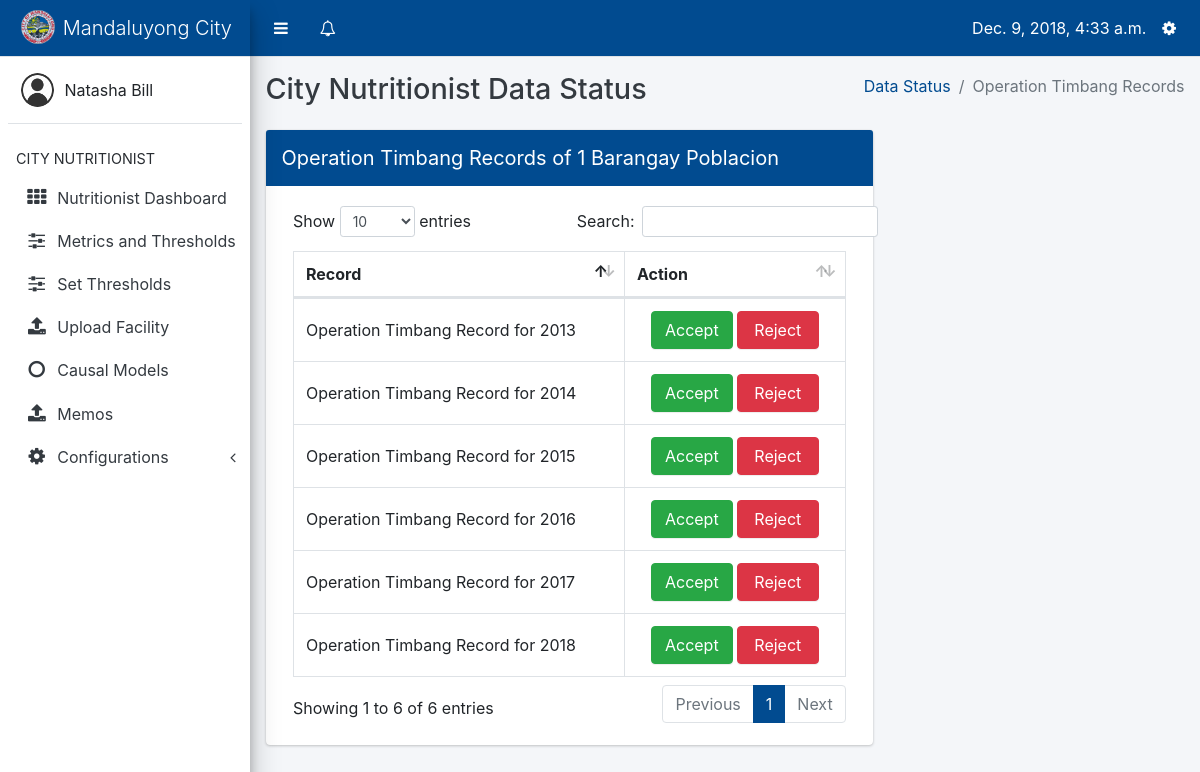
/data-input/nutritionist/data_status/1/opt (signed in), run on the app's committed database.
### core/models.py (models this page shows, shortened)
class Profile(models.Model):
    user = models.OneToOneField(User, on_delete=models.CASCADE, related_name='profile')
    barangay = models.ForeignKey(Barangay, on_delete=models.CASCADE, null=True, blank=True)
    USER_TYPES = (
        ('Barangay Nutrition Scholar', 'Barangay Nutrition Scholar'),
        ('Nutritionist', 'Nutritionist'),
        ('Nutrition Program Coordinator', 'Nutrition Program Coordinator')
    )
    user_type = models.CharField(max_length=40, choices=USER_TYPES)

### datainput/models.py (models this page shows, shortened)
class Barangay(models.Model):
    name = models.CharField(max_length=100)
    def __str__(self):
        return str(self.id) + " " + self.name

class OperationTimbang(models.Model):
    date = models.DateTimeField(default=datetime.now)
    barangay = models.ForeignKey(Barangay, on_delete=models.CASCADE)
    uploaded_by = models.ForeignKey('core.Profile', on_delete=models.DO_NOTHING)

### datainput/views.py (the view)
# urls.py: path('nutritionist/data_status/<int:id>/opt', views.show_opt, name='show_opt'),
@login_required
def show_opt(request, id):
    barangay = Barangay.objects.get(id=id)
    opt = OperationTimbang.objects.filter(barangay=barangay)
    profile = Profile.objects.get(user=request.user)
    context = {
        'profile': profile,
        'active': 'ds',
        'opt': opt,
        'barangay': barangay,
    }
    return render(request, 'datainput/show_opt.html', context)

### core/context_processors.py (called while the page is built)
def get_user_type(request):
    if request.user.is_anonymous:
        return {
            'user_type': None
        }
    return {
        'user_type': Profile.objects.get(user=request.user).user_type
    }

def get_notifications(request):
    if not request.user.is_anonymous:
        notifications = Notification.objects.filter(profile_to=Profile.objects.get(user=request.user)).order_by('-date')
        return {
            'notifications': notifications
        }
    return {
        'notifications': None
    }

def get_unread_notifications(request):
    if not request.user.is_anonymous:
        unread_count = Notification.objects.filter(profile_to=Profile.objects.get(user=request.user), is_read=False)
        return {
            'unread_count': unread_count.count()
        }
    return {
        'unread_count': None
    }

def today(request):
    return {
        'today': datetime.now()
    }

def year_now(request):
    return {
        'year_present': datetime.now().year
    }

def profile(request):
    if request.user.is_anonymous:
        return {
            'profile': None
        }
    return {
        'profile': Profile.objects.get(user=request.user)
    }

### datainput/templates/datainput/show_opt.html (shortened to what this page needs)
{% extends 'core/nutritionist-layout.html' %}
{% block content %}
<div class="content-wrapper" style="min-height: 620px; height: auto; margin-top: 57px;">
    <div class="content-header">
        <div class="container-fluid">
            <div class="row mb-2">
                <div class="col-sm-6">
                    <h1 class="m-0 text-dark">City Nutritionist Data Status</h1>
                </div>
                <div class="col-sm-6">
                    <ol class="breadcrumb float-sm-right">
                        <li class="breadcrumb-item"><a href="{% url 'datainput:data_status_index' %}">Data Status</a></li>
                        <li class="breadcrumb-item active">Operation Timbang Records</li>
                    </ol>
                </div>
            </div>
        </div>
    </div>
    <section class="content">
        <div class="container-fluid">
            <div class="row">
                <div class="col-8">
                    <div class="card card-primary">
                        <div class="card-header p-0">
                            <h3 class="card-title p-3">Operation Timbang Records of {{ barangay }}</h3>
                        </div>
                        <div class="card-body">
                            <table id="otp_overview" class="table table-bordered table-hover dataTables">
                                <thead>
                                    <tr>
                                        <th style="width: 60%;">Record</th>
                                        <th style="width: 40%;">Action</th>
                                    </tr>
                                </thead>
                                <tbody>
                                    {% for record in opt %}
                                    <tr>
                                        <td style="vertical-align: middle;">Operation Timbang Record for {{ record.date.year }}</td>
                                        {% if record.status == 'Approved' %}
                                        <td style="font-weight: bold; color:#00a65a;"><i class="fa fa-check-circle"></i> Approved</td>
                                        {% else %}
                                        <td style="text-align: center;">
                                            <a class="btn btn-success col-5" href="{% url 'datainput:accept_opt' barangay.id record.id %}">Accept</a>
                                            <a class="btn btn-danger col-5" href="{% url 'datainput:reject_opt' barangay.id record.id %}">Reject</a>
                                        </td>
                                        {% endif %}
                                    </tr>
                                    {% endfor %}
                                </tbody>
                            </table>
                        </div>
                    </div>
                </div>
            </div>
        </div>
    </section>
</div>
{% endblock %}

### core/templates/core/nutritionist-layout.html (shortened to what this page needs)
{% load static %}
<html>
    <head>
        <link rel="stylesheet" type="text/css" href="{% static 'core/plugins/bootstrap/css/bootstrap.css' %}">
        <link rel="stylesheet" type="text/css" href="{% static 'core/plugins/css/adminlte.css' %}">
        <link rel="stylesheet" type="text/css" href="{% static 'core/plugins/datatables/dataTables.bootstrap4.css' %}">
        <link rel="stylesheet" type="text/css" href="{% static 'core/plugins/font-awesome/css/font-awesome.css' %}">
        <link rel="stylesheet" type="text/css" href="{% static 'core/plugins/select2/select2.css' %}">
    </head>
    <body class="sidebar-mini" style="padding-right: 0 !important;">
        <div class="wrapper">
            <nav class="main-header navbar navbar-expand border-bottom navbar-light bg-primary" style="position: fixed; right: 0; left: 0;">
                <ul class="navbar-nav">
                    <li class="nav-item">
                        <a class="nav-link" data-widget="pushmenu" href="#" style="padding-top: 12px;"><i class="fa fa-bars"></i></a>
                    </li>
                    <li class="nav-item dropdown">
                        <a class="nav-link" data-toggle="dropdown" href="#" aria-expanded="false" style="padding-top: 12px;">
                            <i class="fa fa-bell-o"></i>
                        </a>
                    </li>
                </ul>
                <ul class="navbar-nav ml-auto">
                    <li class="nav-item mt-2">
                        {{ today }}
                    </li>
                    <li class="nav-item dropdown">
                        <a class="nav-link" data-toggle="dropdown" href="#" aria-expanded="true" style="padding-top: 12px;">
                            <i class="fa fa-cog"></i>
                        </a>
                    </li>
                </ul>
            </nav>
            <aside class="main-sidebar elevation-4 sidebar-light-primary" style="min-height: 620px;">
                <div class="brand-link bg-primary">
                    <img src="{% static 'core/images/com.png' %}" class="brand-image img-circle" style="opacity: .8">
                    <span class="brand-text font-weight-light">Mandaluyong City</span>
                </div>
                <div class="sidebar">
                    <div class="user-panel mt-3 pb-3 mb-3 d-flex">
                        <div class="image">
                            <img src="{% static 'core/images/usr.png' %}" class="img-circle" alt="User Image">
                        </div>
                        <div class="info">
                            <div class="d-block">{{ profile.user.first_name }} {{ profile.user.last_name }}</div>
                        </div>
                    </div>
                    <nav class="mt-2">
                        <ul class="nav nav-pills nav-sidebar flex-column" data-widget="treeview" role="menu" data-accordion="false">
                            <li class="nav-header">CITY NUTRITIONIST</li>
                            <li class="nav-item">
                                <a href="{% url 'core:nutritionist' %}" class="nav-link {% if active == 'db' %}active{% endif %}">
                                    <i class="nav-icon fa fa-th"></i>
                                    <p>Nutritionist Dashboard</p>
                                </a>
                                </li>
                            <li class="nav-item">
                                <a href="{% url 'datapreprocessing:index' %}" class="nav-link {% if active == 'mt' %}active{% endif %}">
                                    <i class="nav-icon fa fa-sliders"></i>
                                    <p>Metrics and Thresholds</p>
                                </a>
                            </li>
                            <li class="nav-item">
                                <a href="{% url 'datapreprocessing:set_thresholds' %}" class="nav-link {% if active == 'st' %}active{% endif %}">
                                    <i class="nav-icon fa fa-sliders"></i>
                                    <p>Set Thresholds</p>
                                </a>
                            </li>
                            <li class="nav-item">
                                <a href="{% url 'datainput:nutritionist_upload' %}" class="nav-link {% if active == 'du' %}active{% endif %}">
                                    <i class="nav-icon fa fa-upload"></i>
                                    <p>Upload Facility</p>
                                </a>
                                </li>
                            <li class="nav-item">
                                <a href="{% url 'causalmodel:index' 2018 %}" class="nav-link {% if active == 'cm' %}active{% endif %}">
                                    <i class="nav-icon fa fa-circle-o"></i>
                                    <p>Causal Models</p>
                                </a>
                            </li>
                            <li class="nav-item">
                                <a href="{% url 'core:memos' %}" class="nav-link {% if active == 'mm' %}active{% endif %}">
                                    <i class="nav-icon fa fa-upload"></i>
                                    <p>Memos</p>
                                </a>
                            </li>
                             <li class="nav-item has-treeview {% if active == 'arc' %}menu-open{% endif %}">
                            <a href="#" class="nav-link {% if active == 'arc' %}active{% endif %}">
                              <i class="nav-icon fa fa-cog"></i>
                              <p>
                                Configurations
                                <i class="right fa fa-angle-left"></i>
                              </p>
                            </a>
                            </li>
                        </ul>
                    </nav>
                </div>
            </aside>
            {% block content %}
            {% endblock %}
        </div>
    </body>
</html>

### data on the page
Profile: user.first_name "Natasha", user.last_name "Bill"
Barangay: id+name "1 Barangay Poblacion"
OperationTimbang: date.year "2016"
OperationTimbang: date.year "2017"
OperationTimbang: date.year "2015"
OperationTimbang: date.year "2018"
OperationTimbang: date.year "2014"
OperationTimbang: date.year "2013"
